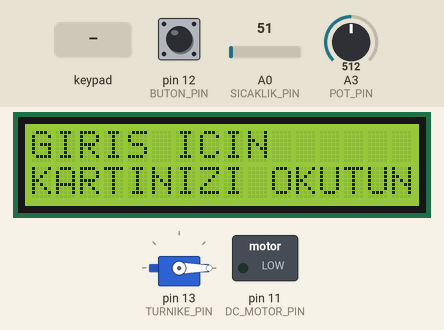
Simulated run of this sketch. Board: Arduino Uno, built with avr-gcc and run on an emulated ATmega328P. Shown: 16×2 character LCD, servo, switched loads named in the sketch (green lamp = pin HIGH). The test bench sets the inputs (shaded band); at power-on: pin 12 (BUTON_PIN) LOW, A0 (SICAKLIK_PIN) = 51, A3 (POT_PIN) = 512. What the sketch prints to the serial monitor is not drawn.

Above: at 2.3 s.
2.4 s: pin 12 (BUTON_PIN) pulled HIGH for 0.15 s
At 2.9 s:
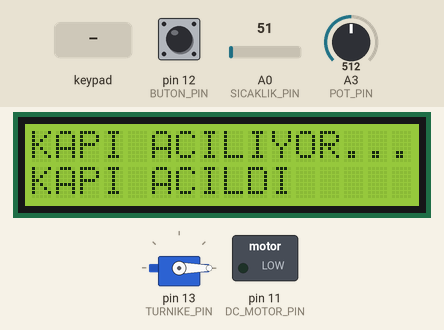
5.5 s: keypad keys 1 2 3 4 # pressed 0.4 s apart
At 7.5 s:
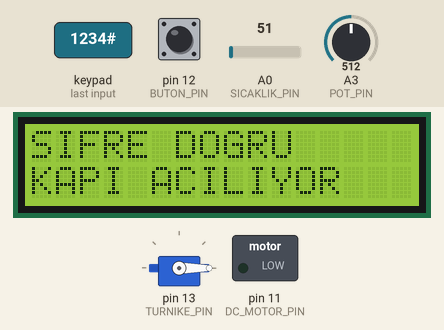
9.0 s: pin 12 (BUTON_PIN) pulled HIGH for 1 s
At 18.7 s:
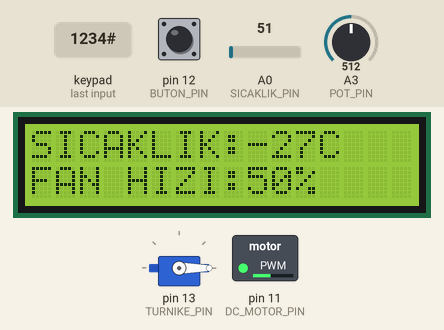
Timing chart, 0 to 20.2 s (numbered marks = the images above; inputs shaded):
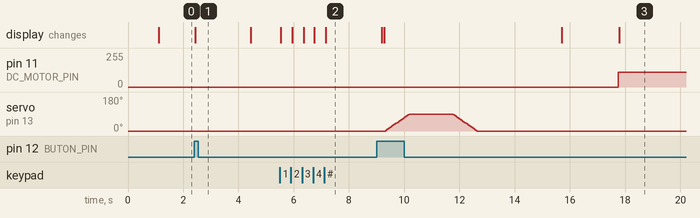

Measured:
- after the input at 2.4 s, the display: changes at once (image 1)
- after the input at 5.5 s, the display: first changes at once (image 2 shows a later state)
- after the input at 9.0 s, pin 11 (DC_MOTOR_PIN): 0/255 → 111/255 after 8.8 s; servo on pin 13 (TURNIKE_PIN): rises from 0° to 90° in 0.85 s, then falls to 0° in 2.5 s; the display: first differs from a run without the input after 0.27 s (image 3 shows a later state)

The sketch:

arduino_kapi_sistemi.ino
```cpp
// =============================================
// KÜTÜPHANELER
// =============================================
#include <LiquidCrystal_I2C.h>
#include <Keypad.h>
#include <Servo.h>

// =============================================
// PIN TANIMLAMALARI
// =============================================
// LCD ve Keypad
#define LCD_I2C_ADRES 0x20
#define LCD_SUTUN 16
#define LCD_SATIR 2

// Motorlar ve Sensörler
#define DC_MOTOR_PIN 11          // DC motor PWM pini
#define POT_PIN A3               // Potansiyometre analog pini
#define BUTON_PIN 12             // Ana kontrol butonu pini
#define SICAKLIK_PIN A0          // Sıcaklık sensörü analog pini
#define TURNIKE_PIN 13           // Turnike kontrol pini

// Keypad Pinleri
#define KEYPAD_SATIR 4
#define KEYPAD_SUTUN 4
byte satir_pinleri[KEYPAD_SATIR] = {10, 9, 8, 7};
byte sutun_pinleri[KEYPAD_SUTUN] = {6, 5, 4, 3};

// =============================================
// GLOBAL DEĞİŞKENLER
// =============================================
// LCD ve Keypad Nesneleri
LiquidCrystal_I2C lcd(LCD_I2C_ADRES, LCD_SUTUN, LCD_SATIR);
Servo turnike_servo;

// Keypad Tuş Haritası
char tuslar[KEYPAD_SATIR][KEYPAD_SUTUN] = {
  {'1', '2', '3', 'A'},
  {'4', '5', '6', 'B'},
  {'7', '8', '9', 'C'},
  {'*', '0', '#', 'D'}
};
Keypad klavye = Keypad(makeKeymap(tuslar), satir_pinleri, sutun_pinleri, KEYPAD_SATIR, KEYPAD_SUTUN);

// Sistem Durum Değişkenleri
int buton_yeni;
int buton_onceki = 1;
int sistem_durumu = 0;          // 0=kapalı, 1=şifre bekleme, 2=turnike açık, 3=fan çalışıyor
int buton_sayisi = 0;           // Kaç kez butona basıldığını takip eder

// Şifre Sistemi Değişkenleri
String dogru_sifre = "1234";    // Doğru şifre
String girilen_sifre = "";      // Kullanıcının girdiği şifre
bool sifre_dogru = false;

// Fan ve Sıcaklık Değişkenleri
int sicaklik_analog;
float sicaklik_celsius;
int fan_hizi;
int onceki_fan_hizi = -1;

// =============================================
// ANA FONKSİYONLAR
// =============================================
void setup() {
  // Seri Haberleşme Başlatma
  Serial.begin(9600);

  // LCD Başlatma
  lcd.init();
  lcd.setBacklight(HIGH);

  // Başlangıç Mesajı
  lcd.clear();
  lcd.print("HOSGELDINIZ");
  delay(1000);

  // Servo Motor Başlatma
  turnike_servo.attach(TURNIKE_PIN);
  turnike_servo.write(0);

  // Pin Modları
  pinMode(BUTON_PIN, INPUT);
  pinMode(DC_MOTOR_PIN, OUTPUT);
  pinMode(POT_PIN, INPUT);
  pinMode(SICAKLIK_PIN, INPUT);

  // Başlangıç Durumları
  analogWrite(DC_MOTOR_PIN, 0);

  // Ana Ekran
  lcd.clear();
  lcd.print("GIRIS ICIN");
  lcd.setCursor(0, 1);
  lcd.print("KARTINIZI OKUTUN");

  Serial.println("Sistem baslatildi");
}

void loop() {
  // Buton Durumunu Oku
  buton_yeni = digitalRead(BUTON_PIN);

  // Buton Basma Kontrolü
  if (buton_onceki == 0 && buton_yeni == 1) {
    buton_sayisi++;
    buton_islemi();
  }

  // Sistem Durumuna Göre İşlemler
  switch (sistem_durumu) {
    case 1: // Şifre bekleme
      sifre_kontrol();
      break;
    case 2: // Turnike açık
      turnike_bekle();
      break;
    case 3: // Fan çalışıyor
      fan_kontrol();
      break;
  }

  buton_onceki = buton_yeni;
  delay(50); // Debounce
}

// =============================================
// YARDIMCI FONKSİYONLAR
// =============================================
void buton_islemi() {
  if (buton_sayisi == 1) {
    lcd.clear();
    lcd.print("KAPI ACILIYOR...");
    lcd.setCursor(0, 1);
    lcd.print("KAPI ACILDI");
    delay(2000);
    lcd.clear();
    lcd.print("SIFRE GIRIN:");
    sistem_durumu = 1;
    girilen_sifre = "";
  }
  else if (buton_sayisi == 2 && sifre_dogru) {
    lcd.clear();
    lcd.print("TURNIKE ACILIYOR");
    lcd.setCursor(0, 1);
    lcd.print("LUTFEN GECIN...");
    for (int aci = 0; aci <= 90; aci += 5) {
      turnike_servo.write(aci);
      delay(50);
    }
    delay(1500);
    for (int aci = 90; aci >= 0; aci -= 5) {
      turnike_servo.write(aci);
      delay(50);
    }
    sistem_durumu = 2;
  }
}

void sifre_kontrol() {
  char basilan_tus = klavye.getKey();
  if (basilan_tus != NO_KEY) {
    if (basilan_tus == '#') {
      if (girilen_sifre == dogru_sifre) {
        sifre_dogru = true;
        lcd.clear();
        lcd.print("SIFRE DOGRU");
        lcd.setCursor(0, 1);
        lcd.print("KAPI ACILIYOR");
        delay(2000);
        lcd.clear();
        lcd.print("LUTEN PARMAGINIZI");
        lcd.setCursor(0, 1);
        lcd.print("OKUTUN...");
      } else {
        sifre_dogru = false;
        lcd.clear();
        lcd.print("YANLIS SIFRE!");
        lcd.setCursor(0, 1);
        lcd.print("TEKRAR DENEYIN");
        delay(2000);
        lcd.clear();
        lcd.print("SIFRE GIRIN:");
      }
      girilen_sifre = "";
    }
    else if (basilan_tus == '*') {
      girilen_sifre = "";
      lcd.setCursor(0, 1);
      lcd.print("               ");
      lcd.setCursor(0, 1);
      lcd.print("Sifrelendi");
      delay(500);
      lcd.setCursor(0, 1);
      lcd.print("               ");
    }
    else {
      girilen_sifre += basilan_tus;
      lcd.setCursor(0, 1);
      String yildizlar = "";
      for (int i = 0; i < girilen_sifre.length(); i++) {
        yildizlar += "*";
      }
      lcd.print(yildizlar + "               ");
    }
  }
}

void turnike_bekle() {
  delay(3000);
  lcd.clear();
  lcd.print("FAN SISTEMI");
  lcd.setCursor(0, 1);
  lcd.print("BASLATILIYOR...");
  delay(2000);
  sistem_durumu = 3;
}

void fan_kontrol() {
  sicaklik_analog = analogRead(SICAKLIK_PIN);
  sicaklik_celsius = (float)(sicaklik_analog - 105) / 2;
  fan_hizi = map(analogRead(POT_PIN), 0, 1023, 0, 100);
  analogWrite(DC_MOTOR_PIN, (9 + analogRead(POT_PIN) / 5));

  if (fan_hizi != onceki_fan_hizi) {
    lcd.clear();
    lcd.print("SICAKLIK:");
    lcd.print((int)sicaklik_celsius);
    lcd.print("C");
    lcd.setCursor(0, 1);
    lcd.print("FAN HIZI:");
    lcd.print(fan_hizi);
    lcd.print("%");

    onceki_fan_hizi = fan_hizi;

    Serial.print("Sicaklik: ");
    Serial.print((int)sicaklik_celsius);
    Serial.print("C, Fan hizi: ");
    Serial.print(fan_hizi);
    Serial.println("%");
  }
} 
```
